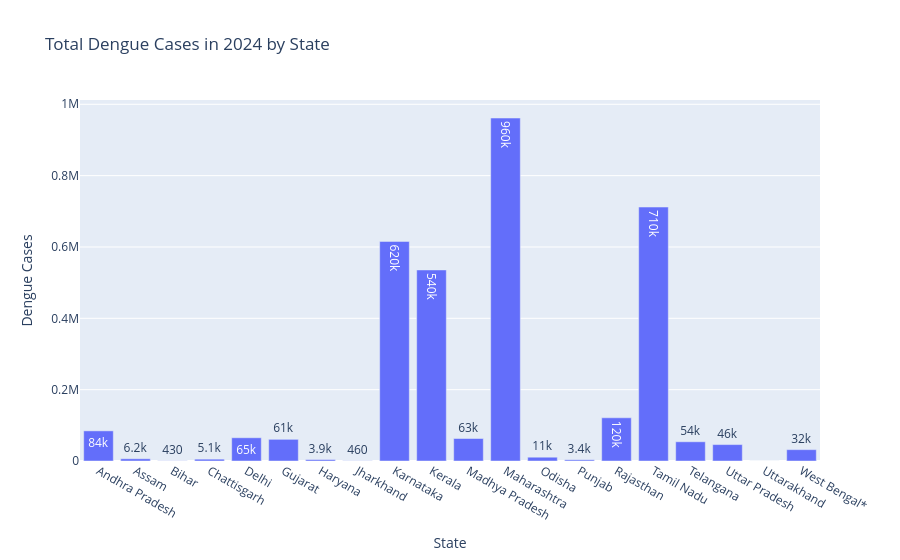

This figure's notebook cell:
### Code cell
# 1. Bar Chart — Dengue Cases by State

cases_by_state = df.groupby("State", as_index=False)["Dengue_Cases_2024"].sum()

fig = px.bar(
    cases_by_state,
    x="State",
    y="Dengue_Cases_2024",
    title="Total Dengue Cases in 2024 by State",
    labels={"State": "State", "Dengue_Cases_2024": "Dengue Cases"},
    text_auto=".2s"
)
fig.show()

### Figure 1 — Plotly figure (JSON) as saved in the notebook; plotly's stock layout.template omitted (floating-point values rounded to 4 significant figures)
{"data": [{"hovertemplate": "State=%{x}<br>Dengue Cases=%{y}<extra></extra>", "legendgroup": "", "marker": {"color": "#636efa", "pattern": {"shape": ""}}, "name": "", "orientation": "v", "showlegend": false, "textposition": "auto", "texttemplate": "%{y:.2s}", "type": "bar", "x": ["Andhra Pradesh", "Assam", "Bihar", "Chattisgarh", "Delhi", "Gujarat", "Haryana", "Jharkhand", "Karnataka", "Kerala", "Madhya Pradesh", "Maharashtra", "Odisha", "Punjab", "Rajasthan", "Tamil Nadu", "Telangana", "Uttar Pradesh", "Uttarakhand", "West Bengal*"], "xaxis": "x", "y": [84456, 6210, 427, 5120, 65151, 60724, 3933, 456, 615528, 535590, 63070, 961419, 10626, 3402, 121142, 711922, 53900, 46035, 0, 31752], "yaxis": "y"}], "layout": {"barmode": "relative", "legend": {"tracegroupgap": 0}, "title": {"text": "Total Dengue Cases in 2024 by State"}, "xaxis": {"anchor": "y", "domain": [0, 1], "title": {"text": "State"}}, "yaxis": {"anchor": "x", "domain": [0, 1], "title": {"text": "Dengue Cases"}}}}
